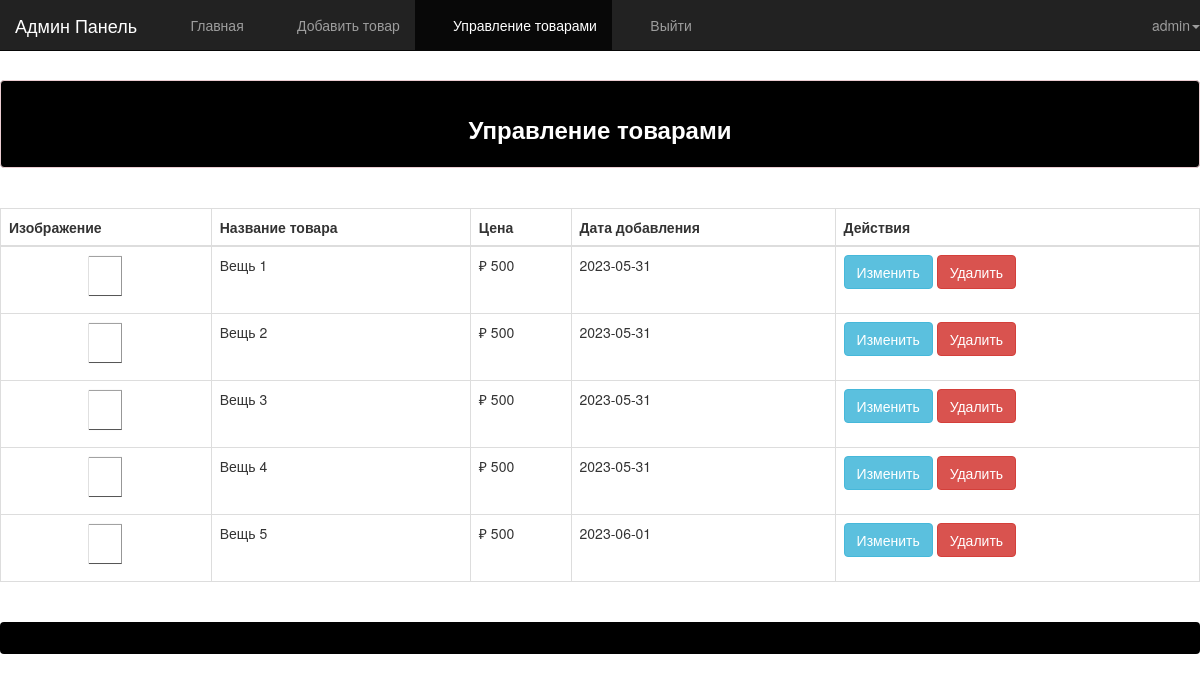
The page /vsr/Admin/items.php (signed in) on the database its author committed.
### tables this page shows
CREATE TABLE `items` (
  `item_id` int UNSIGNED NOT NULL,
  `item_name` varchar(5000) NOT NULL DEFAULT '',
  `item_price` double DEFAULT NULL,
  `item_image` varchar(5000) NOT NULL DEFAULT '',
  `item_date` date NOT NULL,
  `item_qwe` text NOT NULL
);

### vsr/Admin/items.php (the view, shortened to what this page needs)
<!DOCTYPE html>
<html lang="en">
<head>
    <link rel="stylesheet" type="text/css" href="bootstrap/css/bootstrap.min.css" />
    <link rel="stylesheet" type="text/css" href="font-awesome/css/font-awesome.min.css" />
    <link rel="stylesheet" type="text/css" href="css/local.css" />
</head>
<body>
    <div id="wrapper">
        <nav class="navbar navbar-inverse navbar-fixed-top" role="navigation">
            <div class="navbar-header">
                <a class="navbar-brand" href="index.php">Админ Панель</a>
            </div>
            <div class="collapse navbar-collapse navbar-ex1-collapse">
                <ul class="nav navbar-nav side-nav">
                    <li><a href="index.php"> &nbsp; &nbsp; &nbsp; Главная</a></li>
                    <li><a data-toggle="modal" data-target="#uploadModal"> &nbsp; &nbsp; &nbsp; Добавить товар</a></li>
                    <li class="active"><a href="items.php"> &nbsp; &nbsp; &nbsp; Управление товарами</a></li>
                    <li><a href="logout.php"> &nbsp; &nbsp; &nbsp; Выйти</a></li>
                </ul>
                <ul class="nav navbar-nav navbar-right navbar-user">
                    <li class="dropdown user-dropdown">
                        <a href="#" class="dropdown-toggle" data-toggle="dropdown"><i class="fa fa-user"></i> <?php extract($_SESSION);
                                                                                                                echo $admin_username; ?><b class="caret"></b></a>
                    </li>
                </ul>
            </div>
        </nav>
        <div id="page-wrapper">
            <div class="alert alert-danger">
                <center>
                    <h3><strong>Управление товарами</strong> </h3>
                </center>
            </div>
            <br />
            <div class="table-responsive">
                <table class="display table table-bordered" cellspacing="0" width="100%">
                    <thead>
                        <tr>
                            <th>Изображение</th>
                            <th>Название товара</th>
                            <th>Цена</th>
                            <th>Дата добавления</th>
                            <th>Действия</th>
                        </tr>
                    </thead>
                    <tbody>
                        <?php
                        include("config.php");
                        $stmt = $DB_con->prepare('SELECT * FROM items');
                        $stmt->execute();
                        if ($stmt->rowCount() > 0) {
                            while ($row = $stmt->fetch(PDO::FETCH_ASSOC)) {
                                extract($row);
                        ?>
                                <tr>
                                    <td>
                                        <center> <img src="item_images/<?php echo $item_image; ?>" class="img img-rounded" width="50" height="50" /></center>
                                    </td>
                                    <td><?php echo $item_name; ?></td>
                                    <td>&#8381; <?php echo $item_price; ?></td>
                                    <td><?php echo $item_date; ?></td>
                                    <td>
                                        <a class="btn btn-info" href="edititem.php?edit_id=<?php echo $row['item_id']; ?>" title="click for edit" onclick="return confirm('Вы уверены, что хотите изменить этот товар?')">Изменить</a>
                                        <a class="btn btn-danger" href="?delete_id=<?php echo $row['item_id']; ?>" title="click for delete" onclick="return confirm('Вы уверены, что нужно удалить этот товар?')">Удалить</a>
                                    </td>
                                </tr>
                            <?php
                            }
                            echo "</tbody>";
                            echo "</table>";
                            echo "</div>";
                            echo "<br />";
                            echo '<div class="alert alert-default" style="background-color:#033c73;">
                    </div>
	</div>';
                            echo "</div>";
                        }
                        ?>
        <br />
        <br />
</body>
</html>

### vsr/Admin/css/local.css (style rules this page uses)
#page-wrapper { margin-top: 40px; min-height: 100vh; flex: 1 1 auto; }
.alert.alert-default { margin-top: auto; background-color: black !important; }
.alert.alert-danger { margin-top: 40px; background-color: black !important; color: white; }

### rows shown on the page
items: item_image (picture), item_name "Вещь 1", item_price "500", item_date "2023-05-31"
items: item_image (picture), item_name "Вещь 2", item_price "500", item_date "2023-05-31"
items: item_image (picture), item_name "Вещь 3", item_price "500", item_date "2023-05-31"
items: item_image (picture), item_name "Вещь 4", item_price "500", item_date "2023-05-31"
items: item_image (picture), item_name "Вещь 5", item_price "500", item_date "2023-06-01"

### other values the page prints
$admin_username "admin"
